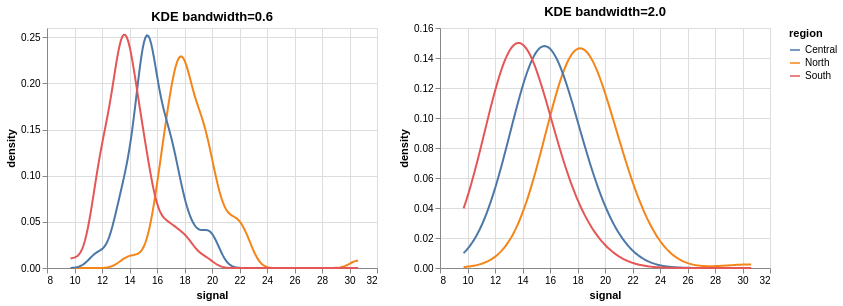
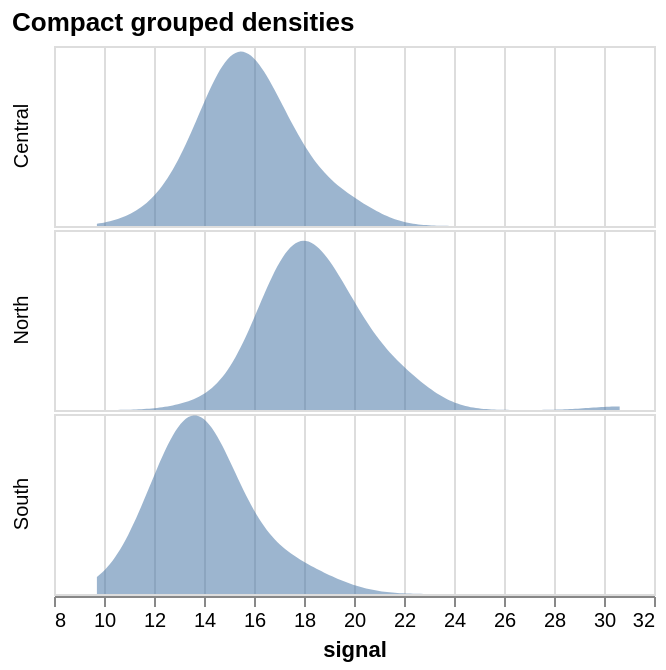

Notebook code cell kept with these figures, in order:
### Markdown cell above
## 4. KDE、bandwidth 与 grouped distributions

Normalized KDE 每组总面积为 1；高度是 probability density per x-unit，不是 point probability/count。小 bandwidth 显示细节/噪声，大 bandwidth 更平滑但可能隐藏 modes。光滑曲线不证明 n 大。

### Code cell
def grouped_density(bandwidth, title):
    return (
        alt.Chart(observations, width=330, height=240)
        .transform_density(
            "signal", as_=["signal", "density"],
            groupby=["region"], bandwidth=bandwidth)
        .mark_line()
        .encode(x="signal:Q", y="density:Q", color="region:N")
        .properties(title=title))

display(grouped_density(0.6, "KDE bandwidth=0.6") |
        grouped_density(2.0, "KDE bandwidth=2.0"))

density_facets = (
    alt.Chart(observations, height=90)
    .transform_density("signal", as_=["signal", "density"], groupby=["region"], bandwidth=1.2)
    .mark_area(opacity=0.55)
    .encode(x="signal:Q", y=alt.Y("density:Q").axis(None))
    .facet(row=alt.Row("region:N").title(None), spacing=0)
    .properties(title="Compact grouped densities"))
display(density_facets)

### Figure 1 — Vega-Lite specification as saved in the notebook (floating-point values rounded to 4 significant figures; data arrays with more than 128 entries replaced by an {"elided": "..."} marker saying what was removed)
{"config": {"view": {"continuousWidth": 300, "continuousHeight": 300}}, "hconcat": [{"mark": {"type": "line"}, "encoding": {"color": {"field": "region", "type": "nominal"}, "x": {"field": "signal", "type": "quantitative"}, "y": {"field": "density", "type": "quantitative"}}, "height": 240, "title": "KDE bandwidth=0.6", "transform": [{"density": "signal", "bandwidth": 0.6, "groupby": ["region"], "as": ["signal", "density"]}], "width": 330}, {"mark": {"type": "line"}, "encoding": {"color": {"field": "region", "type": "nominal"}, "x": {"field": "signal", "type": "quantitative"}, "y": {"field": "density", "type": "quantitative"}}, "height": 240, "title": "KDE bandwidth=2.0", "transform": [{"density": "signal", "bandwidth": 2.0, "groupby": ["region"], "as": ["signal", "density"]}], "width": 330}], "data": {"name": "data-9d0375a219d4f69bc442586599b07ed3"}, "$schema": "https://vega.github.io/schema/vega-lite/v6.4.1.json", "datasets": {"data-9d0375a219d4f69bc442586599b07ed3": {"elided": "240 records"}}}

### Figure 2 — Vega-Lite specification as saved in the notebook (floating-point values rounded to 4 significant figures; data arrays with more than 128 entries replaced by an {"elided": "..."} marker saying what was removed)
{"config": {"view": {"continuousWidth": 300, "continuousHeight": 300}}, "data": {"name": "data-9d0375a219d4f69bc442586599b07ed3"}, "facet": {"row": {"field": "region", "title": null, "type": "nominal"}}, "spec": {"mark": {"type": "area", "opacity": 0.55}, "encoding": {"x": {"field": "signal", "type": "quantitative"}, "y": {"axis": null, "field": "density", "type": "quantitative"}}, "height": 90, "transform": [{"density": "signal", "bandwidth": 1.2, "groupby": ["region"], "as": ["signal", "density"]}]}, "spacing": 0, "title": "Compact grouped densities", "$schema": "https://vega.github.io/schema/vega-lite/v6.4.1.json", "datasets": {"data-9d0375a219d4f69bc442586599b07ed3": {"elided": "240 records"}}}
